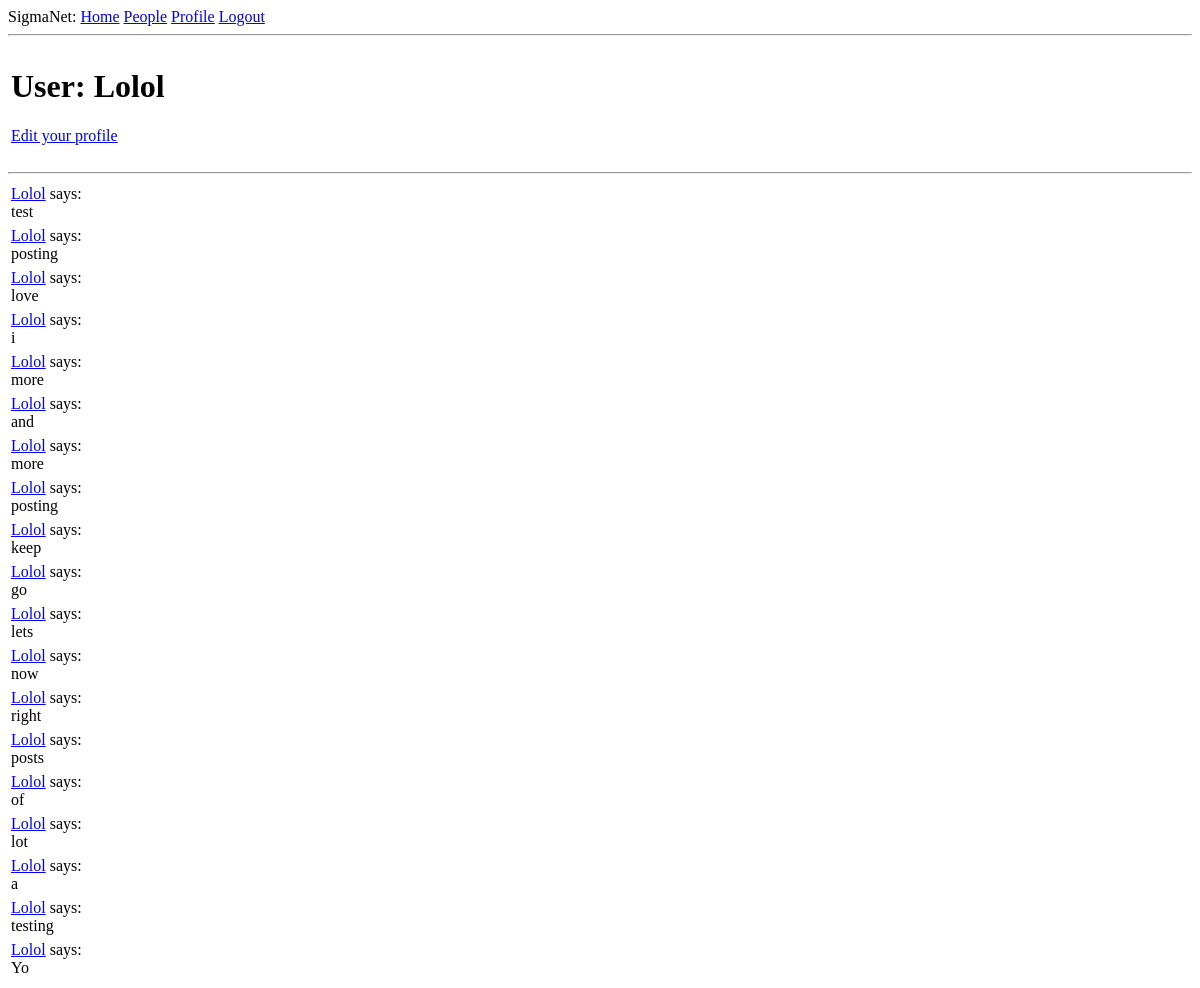
The page /user/Lolol (signed in) on the database as committed earlier.
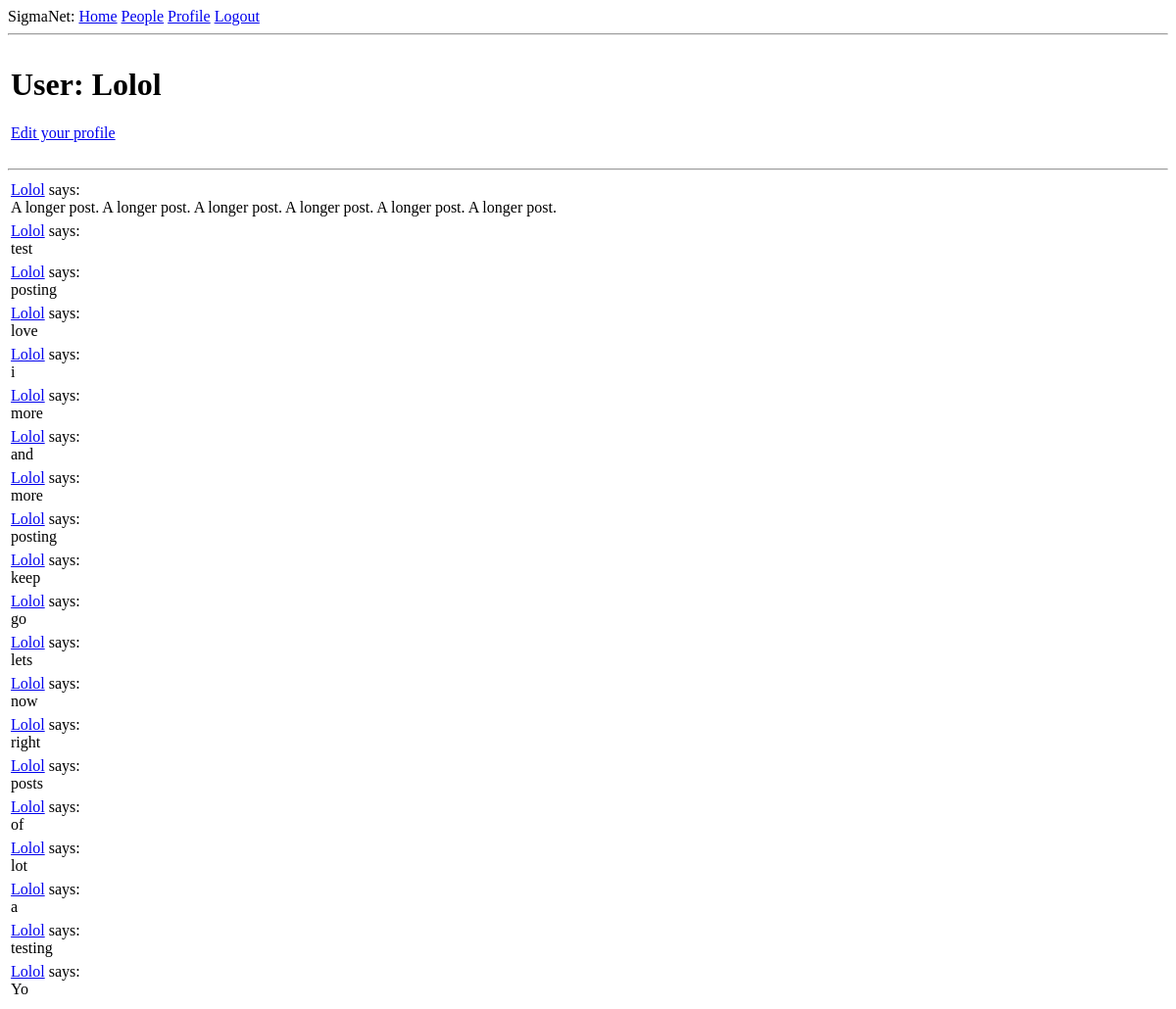
The same page on the database as committed later.
### app/models.py (models this page shows, shortened)
class Post(db.Model):
    id = db.Column(db.Integer, primary_key=True)
    body = db.Column(db.String(140))
    timestamp = db.Column(db.DateTime, index=True, default=datetime.utcnow)
    user_id = db.Column(db.Integer, db.ForeignKey('user.id'))
    comments = db.relationship('Comment', backref='post', lazy='dynamic')

class User(UserMixin, db.Model):
    id = db.Column(db.Integer, primary_key=True)
    username = db.Column(db.String(64), index=True, unique=True)
    email = db.Column(db.String(120), index=True, unique=True)
    password_hash = db.Column(db.String(128))
    posts = db.relationship('Post', backref='author', lazy='dynamic')
    about_me = db.Column(db.String(140))
    comments = db.relationship('Comment', backref='author', lazy='dynamic')

### app/routes.py (the view)
@app.route('/user/<username>')
@login_required
def user(username):
    user = User.query.filter_by(username=username).first_or_404()
    posts = user.posts.order_by(Post.timestamp.desc())
    form = EmptyForm()
    return render_template('user.html', user=user, posts=posts, form=form)

### app/models.py (called while the page is built)
@login.user_loader
def load_user(id):
    return User.query.get(int(id))

### app/templates/user.html (shortened to what this page needs)
{% extends "base.html" %}
{% block content %}
      <table>
	<tr valign="top">
		<td>
			<h1>User: {{ user.username }}</h1>
			{% if user == current_user %}
			<p><a href="{{ url_for('edit_profile') }}">Edit your profile</a></p>
			{% endif %}
		</td>
	</tr>
	</table>
	<hr>
	{% for post in posts %}
		{% include '_post.html' %}
	{% endfor %}
{% endblock %}

### app/templates/_post.html
<table>
	<tr valign="top">
		<td><a href="{{ url_for('user', username=post.author.username) }}">{{ post.author.username }}</a> says:<br>
			<a style="text-decoration:none; color:inherit" href="{{url_for('post', post_id=post.id) }}">{{ post.body }}</a>
		</td>
	</tr>
</table>

Rows that differ between the two databases and show on the page:
added Post: author.username "Lolol", body "A longer post. A longer post. A longer post. A longer post. A longer post. A longer post."
